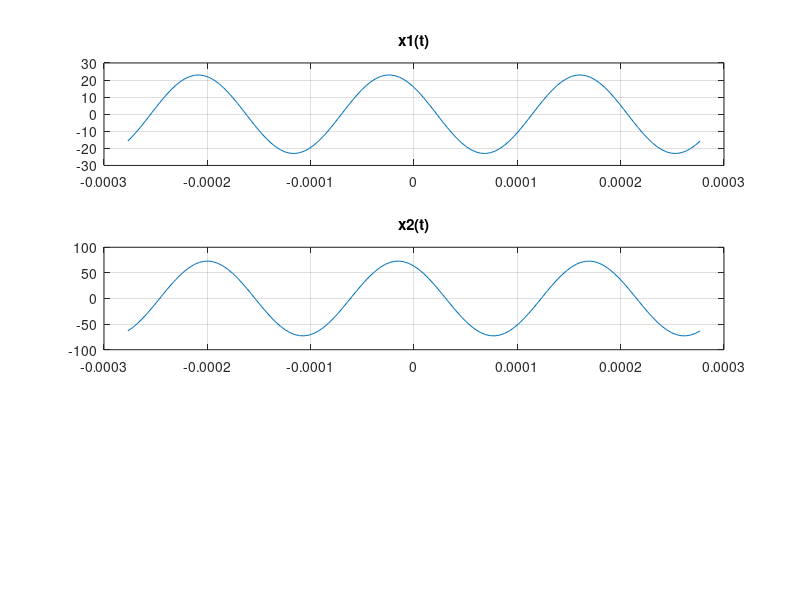

Recreate this plot in MATLAB.
clc;
clear;

A1 = 23;
A2 = 73;
f = 5417;

phi1 = 47*pi/180;
phi2 = 30*pi/180;

w = 2*pi*f;
T = 1/f;

t = -1.5*T : T/40 : 1.5*T;

x1 = A1*cos(w*t + phi1);
x2 = A2*cos(w*t + phi2);

figure;

subplot(3,1,1)
plot(t,x1)
title('x1(t)')
grid on

subplot(3,1,2)
plot(t,x2)
title('x2(t)')
grid on
